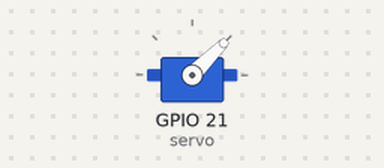
This program was run on a simulated Raspberry Pi (BCM pin numbers). Parts: servo. Servo angles are drawn from the pulse width (0.5 ms = 0°, 2.5 ms = 180°).

Above: at 0.05 s.
At 2.5 s:
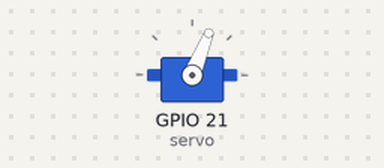
At 5.0 s:
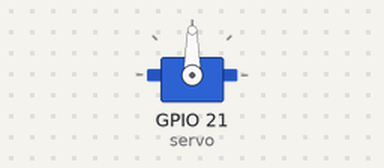
At 10.0 s:
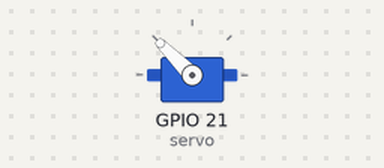
Timing chart, 0 to 13.0 s (numbered marks = the images above):
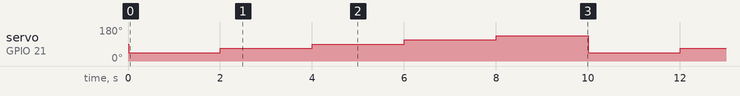

The program:

ejercicio-16.py
```python
from gpiozero import AngularServo
from time import sleep

servo = AngularServo(21, min_angle=-90, max_angle=90)

while True:
    servo.angle = -90
    sleep(2)
    servo.angle = -45
    sleep(2)
    servo.angle = 0
    sleep(2)
    servo.angle = 45
    sleep(2)
    servo.angle = 90
    sleep(2)
```

Measured:
- by itself, servo on GPIO 21 (servo): repeats every 10.0 s: 68° 2.0 s, 90° 2.0 s, 112° 2.0 s, 135° 2.0 s, 45° 2.0 s
